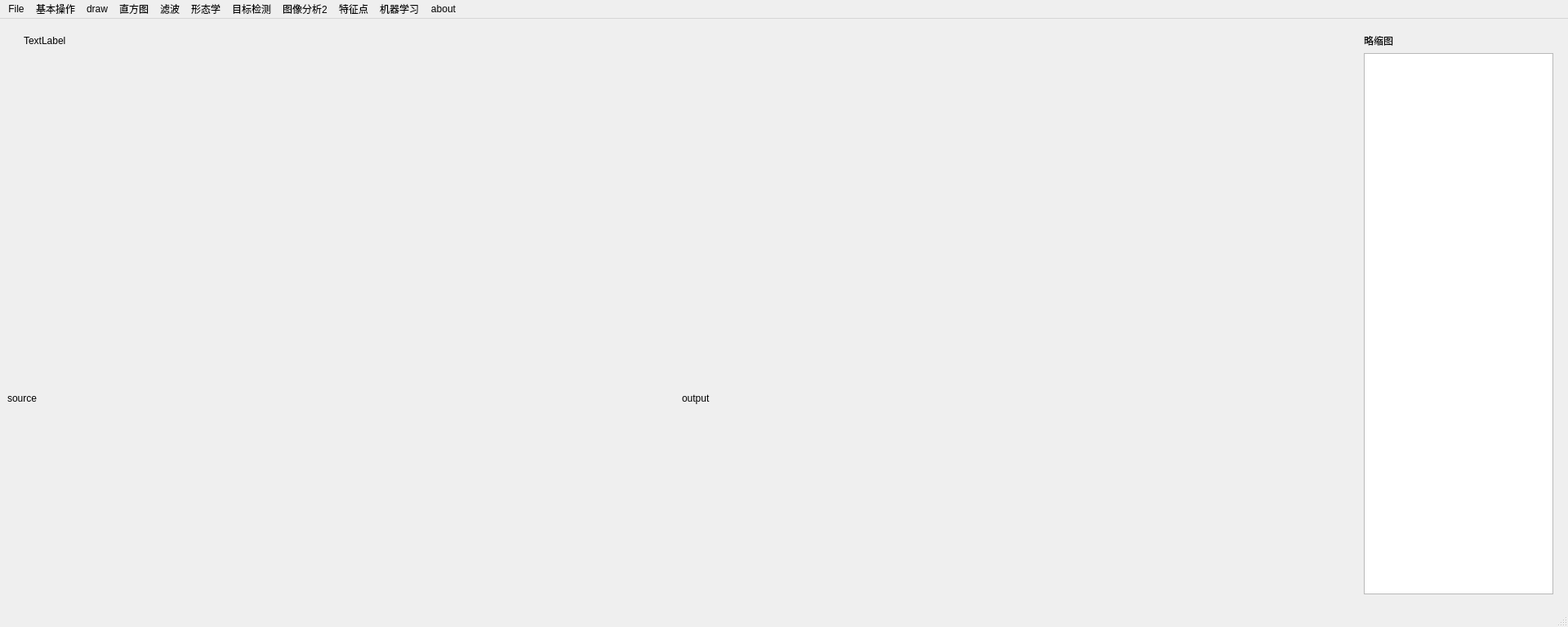
<?xml version="1.0" encoding="UTF-8"?>
<ui version="4.0">
 <class>CVMainWindow</class>
 <widget class="QMainWindow" name="CVMainWindow">
  <property name="geometry">
   <rect>
    <x>0</x>
    <y>0</y>
    <width>1920</width>
    <height>768</height>
   </rect>
  </property>
  <property name="windowTitle">
   <string>MainWindow</string>
  </property>
  <widget class="QWidget" name="centralwidget">
   <layout class="QHBoxLayout" name="horizontalLayout">
    <item>
     <layout class="QVBoxLayout" name="verticalLayout_3">
      <item>
       <widget class="QWidget" name="widget_2" native="true">
        <property name="minimumSize">
         <size>
          <width>0</width>
          <height>200</height>
         </size>
        </property>
        <property name="maximumSize">
         <size>
          <width>16777215</width>
          <height>200</height>
         </size>
        </property>
        <widget class="QLabel" name="label_2">
         <property name="geometry">
          <rect>
           <x>20</x>
           <y>10</y>
           <width>53</width>
           <height>16</height>
          </rect>
         </property>
         <property name="text">
          <string>TextLabel</string>
         </property>
        </widget>
       </widget>
      </item>
      <item>
       <layout class="QGridLayout" name="gridLayout">
        <item row="0" column="0">
         <widget class="QLabel" name="souce_label">
          <property name="text">
           <string>source</string>
          </property>
         </widget>
        </item>
        <item row="0" column="1">
         <widget class="QLabel" name="label_4">
          <property name="text">
           <string>output</string>
          </property>
         </widget>
        </item>
       </layout>
      </item>
     </layout>
    </item>
    <item>
     <widget class="QWidget" name="widget" native="true">
      <property name="minimumSize">
       <size>
        <width>250</width>
        <height>0</height>
       </size>
      </property>
      <property name="maximumSize">
       <size>
        <width>250</width>
        <height>16777215</height>
       </size>
      </property>
      <layout class="QVBoxLayout" name="verticalLayout_2">
       <item>
        <widget class="QLabel" name="label">
         <property name="text">
          <string>略缩图</string>
         </property>
        </widget>
       </item>
       <item>
        <widget class="QListView" name="listView"/>
       </item>
      </layout>
     </widget>
    </item>
   </layout>
  </widget>
  <widget class="QMenuBar" name="menubar">
   <property name="geometry">
    <rect>
     <x>0</x>
     <y>0</y>
     <width>1920</width>
     <height>22</height>
    </rect>
   </property>
   <widget class="QMenu" name="menuFile">
    <property name="title">
     <string>File</string>
    </property>
    <addaction name="actionOpen_Image"/>
    <addaction name="actionOpen_Camera"/>
    <addaction name="actionOpen_Video"/>
    <addaction name="separator"/>
    <addaction name="actionExit"/>
   </widget>
   <widget class="QMenu" name="menu">
    <property name="title">
     <string>基本操作</string>
    </property>
    <addaction name="actioncolor"/>
    <addaction name="actionbin"/>
    <addaction name="actionlut"/>
    <addaction name="separator"/>
    <addaction name="actionaffi"/>
   </widget>
   <widget class="QMenu" name="menudraw">
    <property name="title">
     <string>draw</string>
    </property>
    <addaction name="actioncircle"/>
    <addaction name="actionline"/>
    <addaction name="actioneclipse"/>
    <addaction name="actionpoloy"/>
    <addaction name="actiontext"/>
    <addaction name="actionroi"/>
    <addaction name="actionjinzita"/>
   </widget>
   <widget class="QMenu" name="menu_2">
    <property name="title">
     <string>直方图</string>
    </property>
    <addaction name="actioneq"/>
   </widget>
   <widget class="QMenu" name="menu_3">
    <property name="title">
     <string>滤波</string>
    </property>
   </widget>
   <widget class="QMenu" name="menu_4">
    <property name="title">
     <string>形态学</string>
    </property>
   </widget>
   <widget class="QMenu" name="menu_5">
    <property name="title">
     <string>目标检测</string>
    </property>
   </widget>
   <widget class="QMenu" name="menu_6">
    <property name="title">
     <string>图像分析2</string>
    </property>
   </widget>
   <widget class="QMenu" name="menu_7">
    <property name="title">
     <string>特征点</string>
    </property>
   </widget>
   <widget class="QMenu" name="menu_8">
    <property name="title">
     <string>机器学习</string>
    </property>
   </widget>
   <widget class="QMenu" name="menuabout">
    <property name="title">
     <string>about</string>
    </property>
   </widget>
   <addaction name="menuFile"/>
   <addaction name="menu"/>
   <addaction name="menudraw"/>
   <addaction name="menu_2"/>
   <addaction name="menu_3"/>
   <addaction name="menu_4"/>
   <addaction name="menu_5"/>
   <addaction name="menu_6"/>
   <addaction name="menu_7"/>
   <addaction name="menu_8"/>
   <addaction name="menuabout"/>
  </widget>
  <widget class="QStatusBar" name="statusbar"/>
  <action name="actioncolor">
   <property name="text">
    <string>color</string>
   </property>
  </action>
  <action name="actionbin">
   <property name="text">
    <string>bin</string>
   </property>
  </action>
  <action name="actionlut">
   <property name="text">
    <string>lut</string>
   </property>
  </action>
  <action name="actionaffi">
   <property name="text">
    <string>affi</string>
   </property>
  </action>
  <action name="actioncircle">
   <property name="text">
    <string>circle</string>
   </property>
  </action>
  <action name="actionline">
   <property name="text">
    <string>line</string>
   </property>
  </action>
  <action name="actioneclipse">
   <property name="text">
    <string>eclipse</string>
   </property>
  </action>
  <action name="actionpoloy">
   <property name="text">
    <string>poloy</string>
   </property>
  </action>
  <action name="actiontext">
   <property name="text">
    <string>text</string>
   </property>
  </action>
  <action name="actionroi">
   <property name="text">
    <string>roi</string>
   </property>
  </action>
  <action name="actionjinzita">
   <property name="text">
    <string>jinzita</string>
   </property>
  </action>
  <action name="actioneq">
   <property name="text">
    <string>eq</string>
   </property>
  </action>
  <action name="actionOpen_Image">
   <property name="text">
    <string>Open Image</string>
   </property>
  </action>
  <action name="actionOpen_Camera">
   <property name="text">
    <string>Open Camera</string>
   </property>
  </action>
  <action name="actionOpen_Video">
   <property name="text">
    <string>Open Video</string>
   </property>
  </action>
  <action name="actionExit">
   <property name="text">
    <string>Exit</string>
   </property>
  </action>
 </widget>
 <resources/>
 <connections/>
</ui>
